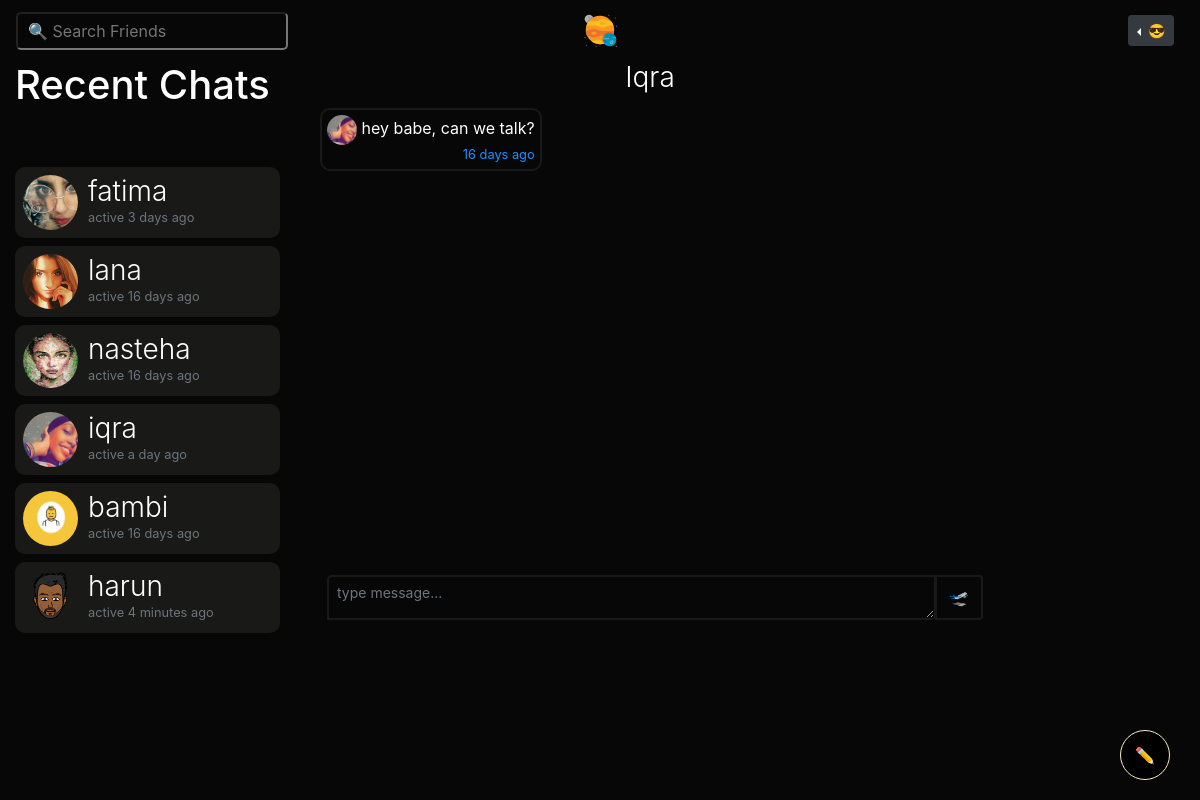
Page /m/iqra (signed in) on the earlier database version.
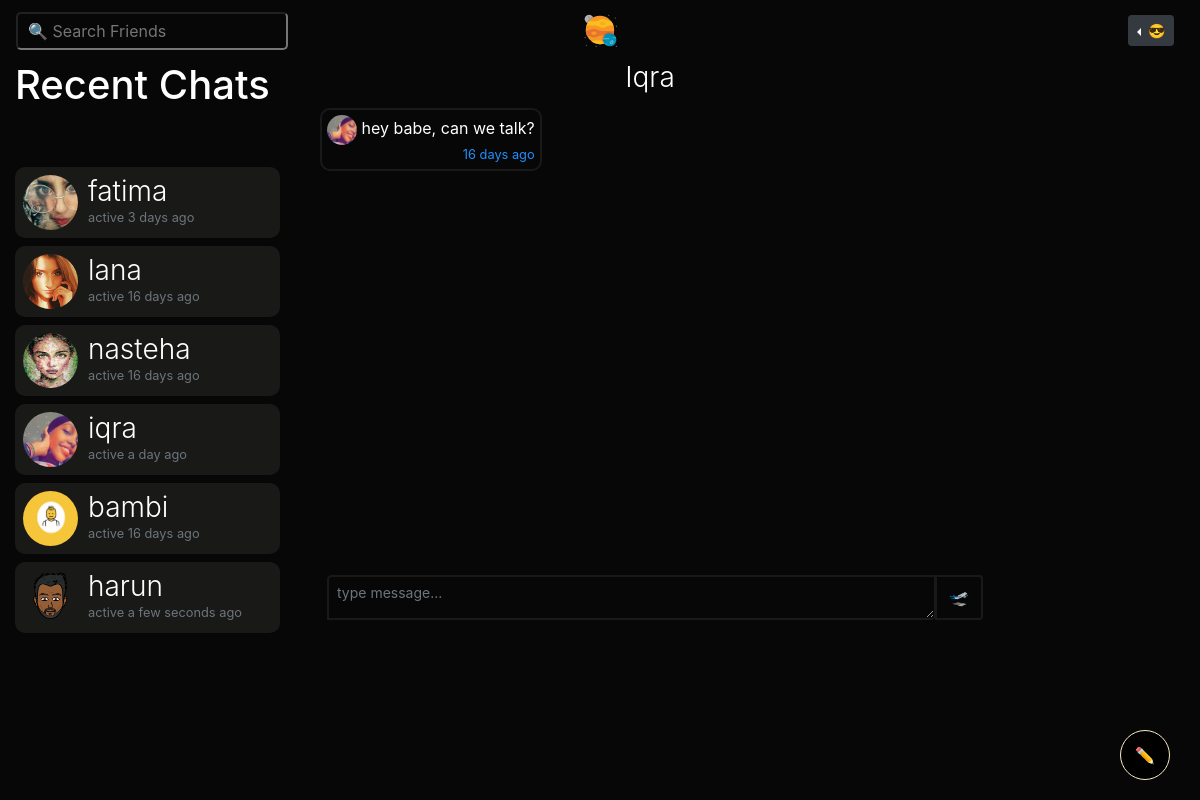
Same page on the later database version.
### bambiv3/models.py (models this page shows, shortened)
class User(db.Model, UserMixin):
	id = db.Column(db.Integer, primary_key=True)
	username = db.Column(db.String(20), unique=True, nullable=False)
	email = db.Column(db.String(120), unique=True, nullable=False)
	image_file = db.Column(db.String(20), nullable=False, default='default.jpg')
	password = db.Column(db.String(60), nullable=False)
	last_seen = db.Column(db.DateTime, default=datetime.utcnow)
	date_joined = db.Column(db.DateTime, nullable=False, default=datetime.utcnow)
	department = db.Column(db.String(20), nullable=False)
	student_number = db.Column(db.Integer(), unique=True, nullable=False)
	age = db.Column(db.DateTime, nullable=False)
	gender = db.Column(db.String(20), nullable=False)
	country = db.Column(db.String(20), nullable=False)
	hobby = db.Column(db.String(20), nullable=False)
	bio = db.Column(db.String(120), nullable=True)
	private = db.Column(db.Boolean, default=False, nullable=False)
	single = db.Column(db.Boolean, default=False, nullable=False)
	snapchat = db.Column(db.String(20),default=False, nullable=False)
	instagram = db.Column(db.String(20),default=False, nullable=False)
	posts = db.relationship('Post', backref='author', lazy=True)
	products = db.relationship('Product', backref='author', lazy=True)
	comments = db.relationship("Comment", backref="author", lazy="dynamic", cascade="all, delete-orphan")
	followed = db.relationship(
		'User', secondary=followers,
		primaryjoin=(followers.c.follower_id == id),
		secondaryjoin=(followers.c.followed_id == id),
		backref=db.backref('followers', lazy='dynamic'), lazy='dynamic')
	messages_sent = db.relationship('Message',
									foreign_keys='Message.sender_id',
									backref='author', lazy='dynamic')
	messages_received = db.relationship('Message',
										foreign_keys='Message.recipient_id',
										backref='recipient', lazy='dynamic')
	last_message_read_time = db.Column(db.DateTime)
	def new_messages(self):
		last_read_time = self.last_message_read_time or datetime(1900, 1, 1)
		return Message.query.filter_by(recipient=self).filter(
			Message.timestamp > last_read_time).count()

### bambiv3/routes.py (the view)
@app.route('/m/<recipient>', methods=['GET', 'POST'])
@login_required
def message(recipient):
	recipient = recipient.lower()
	user = User.query.filter_by(username=recipient).first_or_404()
	current_user.last_message_read_time = datetime.utcnow()
	db.session.commit()
	form = MessageForm()
	if form.validate_on_submit():
		msg = m(author=current_user, recipient=user, body=form.message.data)
		db.session.add(msg)
		db.session.commit()
		flash('Your message has been sent.', 'success')
		return redirect(url_for('message', recipient=recipient))
	sent = current_user.messages_sent.filter_by(recipient_id=user.id)
	received = current_user.messages_received.filter_by(sender_id=user.id)
	messages = sent.union(received).order_by(m.timestamp.asc())
	received_all = current_user.messages_received.order_by(m.timestamp.desc())
	recent_chats = list()
	for message in received_all:
		recent_chats.append(message.author)
	recent_chats = list(dict.fromkeys(recent_chats))
	return render_template('send_message.html', recipient=recipient, title="Chat with " + recipient.title() , user=user, form=form, messages=messages, received_all=received_all, recent_chats=recent_chats)

### bambiv3/forms.py
class MessageForm(FlaskForm):
    message = TextAreaField((''), validators=[DataRequired()]) #Length(min=0, max=140)
    submit = SubmitField('🛫')

### bambiv3/models.py (called while the page is built)
@login_manager.user_loader
def load_user(user_id):
	return User.query.get(int(user_id))

### bambiv3/routes.py (called while the page is built)
@app.before_request
def before_request():
	if current_user.is_authenticated:
		current_user.last_seen = datetime.utcnow()
		db.session.commit()

### bambiv3/templates/send_message.html (shortened to what this page needs)
{% extends "layout.html" %}
{% block content %}
<div class="container-fluid">
  <div class="row">
    <div class="col-lg-3 d-none d-lg-block position-fixed">
       <h1>
        Recent Chats
         {% set new_messages = current_user.new_messages() %}<span id="message_count" class="badge badge-warning"style="visibility: {% if new_messages %}visible{% else %}hidden {% endif %};">{{ new_messages }}</span></a>
      </h1>
      <div style="overflow:auto;height:500px;padding-right:5px;">
      {% for person in recent_chats %}
      <a href="{{ url_for('message',recipient=person.username) }}" style="text-decoration:none;">
      <header class="mb-2">
        <img src="{{ url_for('static', filename='profile_pics/' + person.image_file) }}" alt="default profile" class="profile-thumbnail">
        <div class="profile-name">
          <h3>{{person.username}}</h3>
          <small class="text-muted">active {{ moment(person.last_seen).fromNow() }}</small>
        </div>
      </header>
      </a>
      {% endfor %}
    </div>
</div>
    <div class="col-lg-7 offset-lg-3">
      <h3 style="text-align:center"><a href="{{url_for('user_posts', username=recipient)}}" style="color:#fff;">{{user.username.title()}}
           </a></h3>
           <div style="overflow:auto;height:460px;padding:5px;">
      {% for message in messages %}
          <p class="mb-2"
          style="
          {% if message.author == current_user%}
            text-align:left;padding:5px;border-radius:10px;display:inline-block;float:right;clear:both;max-width:75%;background:#191917;
          {%else%}
            text-align:left;padding:5px;border-radius:10px;display:inline-block;max-width:75%;border:2px solid #191917;
          {% endif %}">
          {% if message.author != current_user %}
          <img src="{{ url_for('static', filename='profile_pics/' + message.author.image_file) }}" alt="profile pic" title="{{message.author.username.lower()}}" style="width:30px;height:30px;border-radius:50%">
          {% endif %}
          {{message.body | safe | urlize(40, target='_blank')}}
          <br>
          <small style="display:inline-block;float:right;">{{ moment(message.timestamp).fromNow() }}</small>
        </p>
        <br>
        {% endfor %}
        </div>
      <div class="post" style="background:none;padding:2px;">
        <div id="inner">
         <form method="POST" action="" enctype="multipart/form-data">
            <div class="input-group mt-2">
                  {% if form.message.errors %}
                    {{ form.message(placeholder="message...", class="form-control form-control-sm is-invalid") }}
                    <div class="invalid-feedback">
                        {% for error in form.message.errors %}
                          <span>{{ error }}</span>
                        {% endfor %}
                    </div>
                  {% else %}
                    {{ form.message(placeholder="type message...", class="form-control form-control-sm subtle", rows="2", style="border:2px solid #191917;height:45px;border-radius:5px 0px;") }}
                  {% endif %}
              <div class="input-group-append">
                {{ form.submit(class="btn", style="margin-top:2px;border:2px solid #191917;") }}
              </div>
            </div>
        </form>
      </div>
  </div>
</div>
{% endblock content %}

Differences in the rows shown:
changed User "harun": last_seen "4 minutes ago" → "a few seconds ago"
